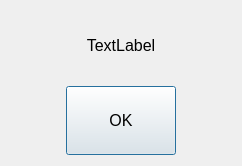
<?xml version="1.0" encoding="UTF-8"?>
<ui version="4.0">
 <class>MessaggioDlg</class>
 <widget class="QDialog" name="MessaggioDlg">
  <property name="geometry">
   <rect>
    <x>0</x>
    <y>0</y>
    <width>242</width>
    <height>166</height>
   </rect>
  </property>
  <layout class="QVBoxLayout" name="verticalLayout">
   <property name="spacing">
    <number>6</number>
   </property>
   <item>
    <widget class="QLabel" name="descrizioneLbl">
     <property name="font">
      <font>
       <pointsize>12</pointsize>
       <weight>50</weight>
       <bold>false</bold>
      </font>
     </property>
     <property name="text">
      <string>TextLabel</string>
     </property>
     <property name="alignment">
      <set>Qt::AlignCenter</set>
     </property>
     <property name="wordWrap">
      <bool>true</bool>
     </property>
    </widget>
   </item>
   <item>
    <layout class="QHBoxLayout" name="horizontalLayout" stretch="1,2,1">
     <property name="spacing">
      <number>0</number>
     </property>
     <item>
      <spacer name="horizontalSpacer">
       <property name="orientation">
        <enum>Qt::Horizontal</enum>
       </property>
       <property name="sizeType">
        <enum>QSizePolicy::Minimum</enum>
       </property>
       <property name="sizeHint" stdset="0">
        <size>
         <width>0</width>
         <height>0</height>
        </size>
       </property>
      </spacer>
     </item>
     <item>
      <widget class="QPushButton" name="OkBtn">
       <property name="sizePolicy">
        <sizepolicy hsizetype="Minimum" vsizetype="Preferred">
         <horstretch>0</horstretch>
         <verstretch>0</verstretch>
        </sizepolicy>
       </property>
       <property name="font">
        <font>
         <pointsize>12</pointsize>
         <weight>50</weight>
         <bold>false</bold>
        </font>
       </property>
       <property name="text">
        <string>OK</string>
       </property>
      </widget>
     </item>
     <item>
      <spacer name="horizontalSpacer_2">
       <property name="orientation">
        <enum>Qt::Horizontal</enum>
       </property>
       <property name="sizeType">
        <enum>QSizePolicy::Minimum</enum>
       </property>
       <property name="sizeHint" stdset="0">
        <size>
         <width>0</width>
         <height>0</height>
        </size>
       </property>
      </spacer>
     </item>
    </layout>
   </item>
  </layout>
 </widget>
 <resources/>
 <connections>
  <connection>
   <sender>OkBtn</sender>
   <signal>clicked()</signal>
   <receiver>MessaggioDlg</receiver>
   <slot>accept()</slot>
   <hints>
    <hint type="sourcelabel">
     <x>153</x>
     <y>155</y>
    </hint>
    <hint type="destinationlabel">
     <x>232</x>
     <y>98</y>
    </hint>
   </hints>
  </connection>
 </connections>
</ui>
